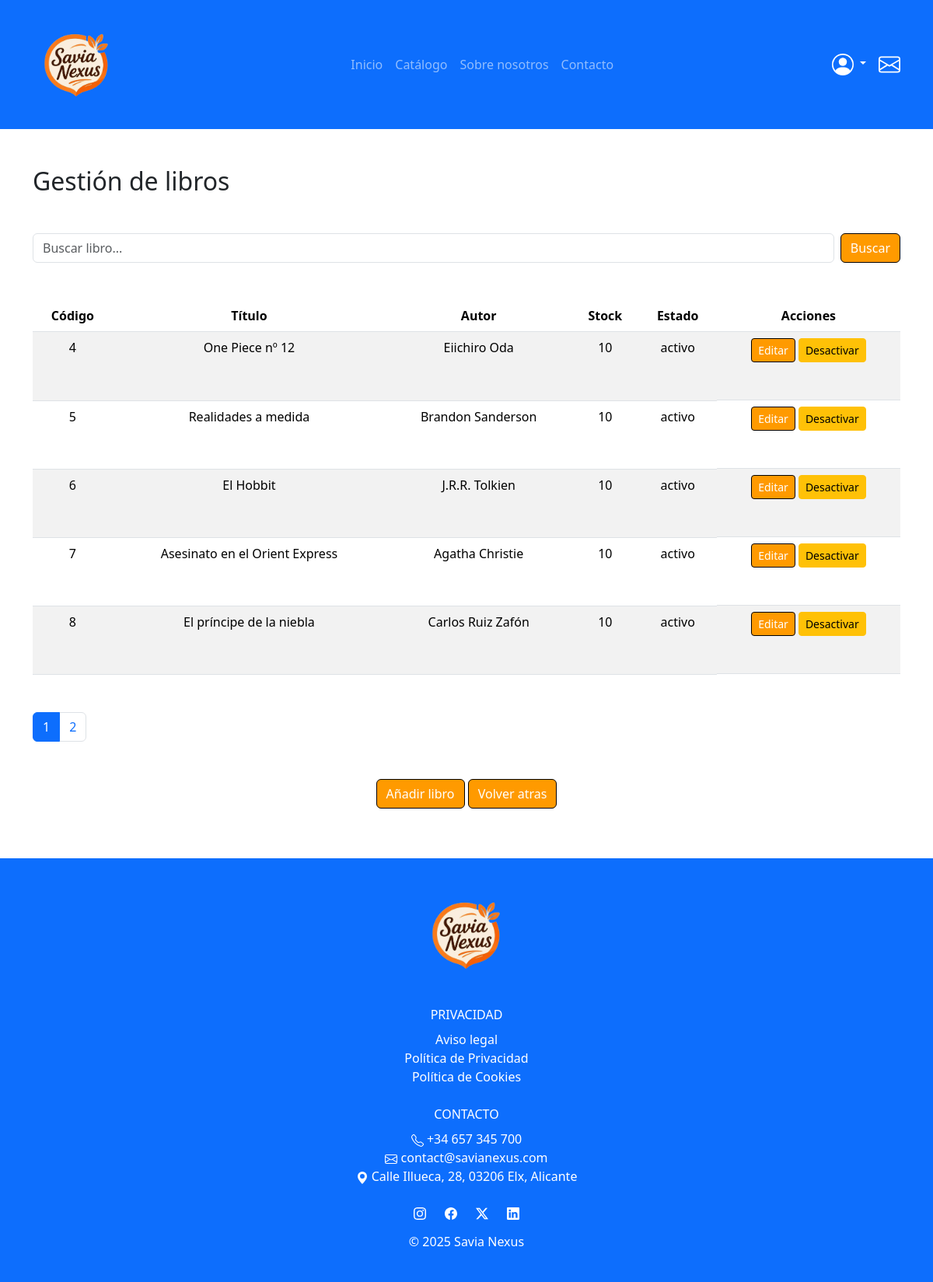
The app's page /admin/books.php (signed in) with its own data.
### tables this page shows
CREATE TABLE `libros` (
  `codigo` int(11) NOT NULL,
  `titulo` varchar(50) NOT NULL,
  `isbn` varchar(30) NOT NULL,
  `autor` varchar(50) DEFAULT NULL,
  `editorial` varchar(50) DEFAULT NULL,
  `descripcion` varchar(250) DEFAULT NULL,
  `imagen` varchar(255) DEFAULT NULL,
  `stock` int(11) DEFAULT 1,
  `codCategoria` int(11) DEFAULT NULL,
  `activo` enum('activo','inactivo') DEFAULT 'activo'
);

### models/Book.php (called while the page is built, shortened)
<?php
require_once 'Resource.php';
class Book extends Resource {
    public function getAll(
        string $search,
        string $column,
        string $order,
        int $limit,
        int $offset
    ) {
        $columnsBook = ['codigo', 'titulo', 'autor', 'isbn', 'stock', 'activo'];
        $order = ($order === 'DESC') ? 'DESC' : 'ASC';
        $sql = "SELECT * from libros
                WHERE activo = 'activo'
                AND titulo LIKE :search
                    or autor LIKE :search
                    or isbn LIKE :search
                ORDER BY $column $order
                LIMIT :limit OFFSET :offset";
        $stmt = $this->pdo->prepare($sql);
        $stmt->bindValue(':search', "%$search%");
        $stmt->bindValue(':limit', $limit, PDO::PARAM_INT);
        $stmt->bindValue(':offset', $offset, PDO::PARAM_INT);
        $stmt->execute();
        return $stmt->fetchAll();
    }
    public function count(string $search) {
        $sql = "SELECT COUNT(*) FROM libros
                WHERE activo = 'activo'
                AND titulo LIKE :search
                   OR autor LIKE :search
                   OR isbn LIKE :search";
        $stmt = $this->pdo->prepare($sql);
        $stmt->execute(['search' => "%$search%"]);
        return (int)$stmt->fetchColumn();
    }
}
?>

### models/Resource.php (called while the page is built, shortened)
<?php
class Resource {
    public function __construct (PDO $pdo) {
        $this->pdo = $pdo;
    }
}

### includes/Validation.php (called while the page is built, shortened)
<?php
class Validation {
    public static function sanitize($value) {
        return htmlspecialchars(trim($value), ENT_QUOTES, 'UTF-8');
    }
}
?>

### public/admin/books.php (the view, shortened to what this page needs)
<?php
require_once __DIR__ . '/../../includes/config.php';
require_once __DIR__ . '/../../models/Book.php';
$bookModel = new Book($pdo);
$search = Validation::sanitize($_GET['search'] ?? '');
$column = $_GET['column'] ?? 'codigo';
$order = $_GET['order'] ?? 'ASC';
$page = max(1, (int)($_GET['page'] ?? 1));
$perPage = 5;
$offset = ($page -1) * $perPage;
$order = ($order === 'DESC') ? 'DESC' : 'ASC';
$alternateOrder = ($order === 'ASC') ? 'DESC' : 'ASC';
$totalBooks = $bookModel->count($search);
$totalPages = (int) ceil($totalBooks/$perPage);
$books = $bookModel->getAll(
    $search,
    $column,
    $order,
    $perPage,
    $offset
);
?>
<?php include __DIR__ . '/../../includes/head.php'; ?>
<body>
    <?php include __DIR__ . '/../../includes/navbar.php'; ?>
    <div class="container mt-5 mb-5">
        <h2 class="mb-5">Gestión de libros</h2>
        <form method="get" class="d-flex mb-5">
            <input type="text"
                name="search"
                class="form-control me-2"
                placeholder="Buscar libro..."
                value="<?= htmlspecialchars($search) ?>">
            <button class="btn btn-primary">Buscar</button>
        </form>
        <div class="table-responsive">
            <table class="table table-striped mb-5 text-center">
                <thead>
                    <tr class="text-center">
                        <th>
                            <a href="?column=codigo&order=<?= $alternateOrder ?>&search=<?= urlencode($search) ?>">
                                Código
                            </a>
                        </th>
                        <th>
                            <a href="?column=titulo&order=<?= $alternateOrder ?>&search=<?= urlencode($search) ?>">
                                Título
                            </a>
                        </th>
                        <th>
                            <a href="?column=autor&order=<?= $alternateOrder ?>&search=<?= urlencode($search) ?>">
                                Autor
                            </a>
                        </th>
                        <th>
                            <a href="?column=stock&order=<?= $alternateOrder ?>&search=<?= urlencode($search) ?>">
                                Stock
                            </a>
                        </th>
                        <th>
                            <a href="?column=activo&order=<?= $alternateOrder ?>&search=<?= urlencode($search) ?>">
                                Estado
                            </a>
                        </th>
                        <th>Acciones</th>
                    </tr>
                </thead>
                <tbody>
                    <?php foreach ($books as $book): ?>
                        <tr>
                            <td><?= $book['codigo'] ?></td>
                            <td><?= htmlspecialchars($book['titulo']) ?></td>
                            <td><?= htmlspecialchars($book['autor']) ?></td>
                            <td><?= (int)$book['stock'] ?></td>
                            <td><?= htmlspecialchars($book['activo']) ?></td>
                            <td class="d-flex gap-1 pb-5 justify-content-center align-items-center">
                                <a href="book_edit.php?id=<?= $book['codigo'] ?>" class="btn btn-sm btn-primary">
                                    Editar
                                </a>
                                <form method="post" onsubmit="return confirm('¿Quieres cambiar el estado del libro: <?= htmlspecialchars($book['titulo']) ?>?');">
                                    <button class="btn btn-sm btn-warning">
                                        <?= $book['activo'] === 'activo' ? 'Desactivar' : 'Activar' ?>
                                    </button>
                                </form>
                            </td>
                        </tr>
                    <?php endforeach; ?>
                </tbody>
            </table>
        </div>
        <nav>
            <ul class="pagination">
                <?php for ($i = 1; $i <= $totalPages; $i++): ?>
                    <li class="page-item <?= $i === $page ? 'active' : '' ?>">
                        <a class="page-link"
                        href="?page=<?= $i ?>&search=<?= urlencode($search) ?>">
                            <?= $i ?>
                        </a>
                    </li>
                <?php endfor; ?>
            </ul>
        </nav>
        <div class="mt-5 text-center">
            <a href="book_create.php" class="btn btn-primary mb-3">
                Añadir libro
            </a>
            <a href="dashboard.php" class="btn btn-primary mb-3">
                Volver atras
            </a>
        </div>
    </div>
    <?php include __DIR__ . '/../../includes/footer.php'; ?>
</body>
</html>

### includes/head.php (shortened to what this page needs)
<!DOCTYPE html>
<html lang="es">
<head>
    <link href="https://cdn.jsdelivr.net/npm/bootstrap@5.3.8/dist/css/bootstrap.min.css" rel="stylesheet">
    <link rel="stylesheet" href="<?= BASE_URL ?>/public/assets/css/style.css">
</head>

### includes/navbar.php (shortened to what this page needs)
<nav class="navbar navbar-expand-lg navbar-dark bg-primary">
    <div class="container">
        <a class="navbar-brand" href="<?= BASE_URL ?>/public/index.php">
            <img src="<?= BASE_URL ?>/public/assets/images/logo-savia-nexus.png" alt="logo savia nexus" height="140">
        </a>
        <div class="d-flex align-items-center gap-3 order-lg-3 ms-lg-auto">
            <div class="dropdown">
                <button class="nav-link text-white p-0 dropdown-toggle bg-transparent border-0"
                        data-bs-toggle="dropdown"
                        aria-expanded="false"
                        type="button">
                </button>
            </div>
            <a class="nav-link text-white p-0 position-relative d-flex align-items-center gap-2"
                href="<?= BASE_URL ?>/public/user/notifications.php">
                <div>
                </div>
            </a>
        </div>
        <div class="collapse navbar-collapse order-lg-1 text-center" id="navbarDropdown">
            <ul class="navbar-nav mx-lg-auto">
                <li class="nav-item"><a class="nav-link" href="<?= BASE_URL ?>/public/index.php">Inicio</a></li>
                <li class="nav-item"><a class="nav-link" href="<?= BASE_URL ?>/public/books.php">Catálogo</a></li>
                <li class="nav-item"><a class="nav-link" href="<?= BASE_URL ?>about-us.php">Sobre nosotros</a></li>
                <li class="nav-item"><a class="nav-link" href="<?= BASE_URL ?>contact.php">Contacto</a></li>
            </ul>
        </div>
    </div>
</nav>

### includes/footer.php (shortened to what this page needs)
<footer class="bg-primary text-center p-4 mt-auto justify-content-between">
    <img src="<?= BASE_URL ?>/public/assets/images/logo-savia-nexus.png" width="120" alt="Savia Nexus Logo">
    <div class="text-center mt-3 text-white">
        <p class="mb-2 text-md-center text-white">PRIVACIDAD</p>
        <ul class="list-unstyled text-md-center mb-4">
            <li>Aviso legal</li>
            <li>Política de Privacidad</li>
            <li>Política de Cookies</li>
        </ul>
    </div>
    <div class="text-center mt-3s text-white">
        <p class="mb-2">CONTACTO</p>
        <ul class="list-unstyled text-center text-md-center">
            <li>
                <a class="text-white" href="tel:+34657345678" style="text-decoration:none; color:white">
                    +34 657 345 700
                </a>
            </li>
            <li>
                <a class="text-white" href="mailto:contacto@saviabooks.com" style="text-decoration:none">
                    contact@savianexus.com
                </a>
            </li>
            <li>
                <a href="https://share.google/78m8ROWHB3Wxwt3VQ" class="text-white">
                    <svg xmlns="http://www.w3.org/2000/svg" width="16" height="16" fill="currentColor" class="bi bi-geo-alt-fill" viewBox="0 0 16 16">
                        <path d="M8 16s6-5.686 6-10A6 6 0 0 0 2 6c0 4.314 6 10 6 10m0-7a3 3 0 1 1 0-6 3 3 0 0 1 0 6"/>
                    </svg>
                    Calle Illueca, 28, 03206 Elx, Alicante
                </a>
            </li>
        </ul>
    </div>
    <div>
        <div class="mt-0 d-flex justify-content-center gap-4">
            <a class="text-white fs-4" href="#">
            </a>
            <a class="text-white fs-4" href="#">
            </a>
            <a class="text-white fs-4" href="#">
                <svg xmlns="http://www.w3.org/2000/svg" width="16" height="16" fill="currentColor" class="bi bi-twitter-x" viewBox="0 0 16 16">
                    <path d="M12.6.75h2.454l-5.36 6.142L16 15.25h-4.937l-3.867-5.07-4.425 5.07H.316l5.733-6.57L0 .75h5.063l3.495 4.633L12.601.75Zm-.86 13.028h1.36L4.323 2.145H2.865z"/>
                </svg>
            </a>
            <a class="text-white fs-4" href="#">
            </a>
        </div>
    </div>
    <p class="mt-2 text-white">&copy; 2025 Savia Nexus</p>
</footer>

### public/assets/css/style.css (style rules this page uses)
:root { --primary-color: #FF9A00; --hover-color: #CC7A00; }
.bg-primary { background-color: var(--primary-color); }
.btn-primary { background-color: var(--primary-color); border-color: black; }
a { text-decoration: none; color: black; }

### records on screen
libros: codigo "4", titulo "One Piece nº 12", autor "Eiichiro Oda", stock "10", activo "activo", shows "Desactivar"
libros: codigo "5", titulo "Realidades a medida", autor "Brandon Sanderson", stock "10", activo "activo", shows "Desactivar"
libros: codigo "6", titulo "El Hobbit", autor "J.R.R. Tolkien", stock "10", activo "activo", shows "Desactivar"
libros: codigo "7", titulo "Asesinato en el Orient Express", autor "Agatha Christie", stock "10", activo "activo", shows "Desactivar"
libros: codigo "8", titulo "El príncipe de la niebla", autor "Carlos Ruiz Zafón", stock "10", activo "activo", shows "Desactivar"
